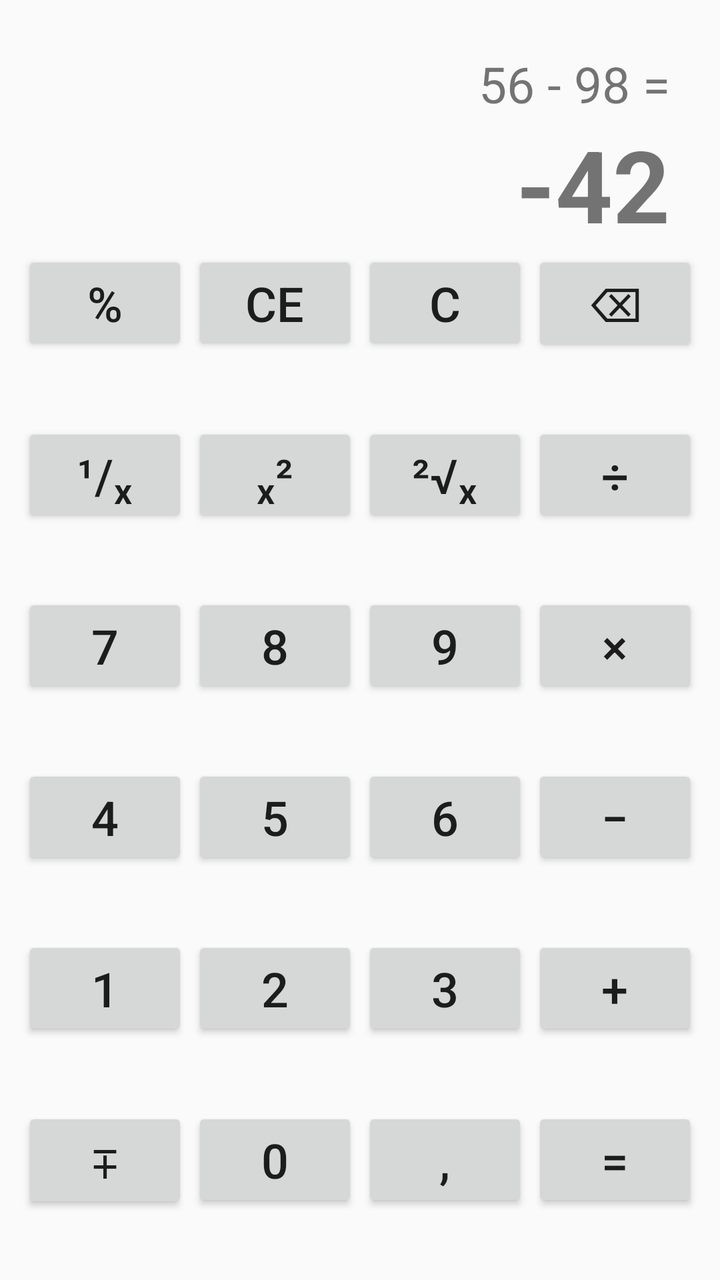
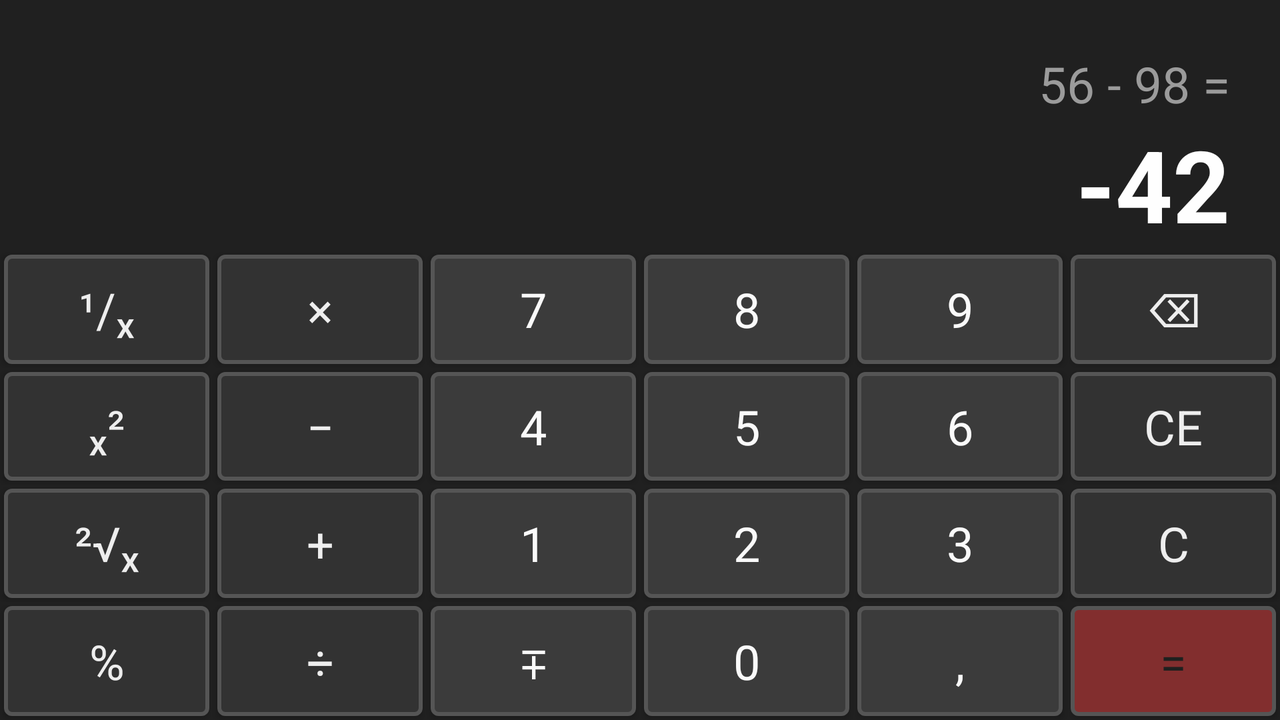

Two renders of one Android screen. The first uses the default layout on a phone; the second uses the alternative layout the repository ships for a different screen configuration, on a matching device. The two XML files are below.
<!-- AndroidManifest.xml: application theme Theme.Project1 -->
<!-- res/layout/activity_calc.xml -->
<?xml version="1.0" encoding="utf-8"?>
<LinearLayout
    xmlns:android="http://schemas.android.com/apk/res/android"
    xmlns:app="http://schemas.android.com/apk/res-auto"
    xmlns:tools="http://schemas.android.com/tools"
    android:layout_width="match_parent"
    android:layout_height="match_parent"
    tools:context=".CalcActivity"
    android:orientation="vertical">
    
    <TextView
        android:id="@+id/tvHistory"
        android:layout_width="match_parent"
        android:layout_height="wrap_content"
        android:gravity="end"
        android:layout_marginEnd="25dp"
        android:layout_marginTop="25dp"
        android:textSize="25sp"
        android:text="56 - 98 ="/>

    <TextView
        android:id="@+id/tvText"
        android:layout_width="match_parent"
        android:layout_height="wrap_content"
        android:gravity="end"
        android:layout_marginEnd="25dp"
        android:textSize="50sp"
        android:textStyle="bold"
        android:text="-42"/>

    <TableLayout
        android:layout_width="match_parent"
        android:layout_height="match_parent"
        android:layout_marginHorizontal="10dp"
        >

        <TableRow
            android:layout_width="match_parent"
            android:layout_height="match_parent"
            android:layout_weight="1">
            <Button
                android:id="@+id/btnPercent"
                android:layout_width="wrap_content"
                android:layout_height="wrap_content"
                android:width="0dp"
                android:layout_weight="1"
                android:layout_marginHorizontal="1dp"
                android:textSize="24sp"
                android:text="@string/btn_percent" />
            <Button
                android:id="@+id/btnClearE"
                android:layout_width="wrap_content"
                android:layout_height="wrap_content"
                android:width="0dp"
                android:layout_weight="1"
                android:layout_marginHorizontal="1dp"
                android:textSize="24sp"
                android:text="@string/btn_clear_e" />
            <Button
                android:id="@+id/btnClearAll"
                android:layout_width="wrap_content"
                android:layout_height="wrap_content"
                android:width="0dp"
                android:layout_weight="1"
                android:layout_marginHorizontal="1dp"
                android:textSize="24sp"
                android:text="@string/btn_clear_all" />
            <Button
                android:id="@+id/btnBackspace"
                android:layout_width="wrap_content"
                android:layout_height="wrap_content"
                android:width="0dp"
                android:layout_weight="1"
                android:layout_marginHorizontal="1dp"
                android:textSize="24sp"
                android:text="@string/btn_backspace" />
        </TableRow>
        <TableRow
            android:layout_width="match_parent"
            android:layout_height="match_parent"
            android:layout_weight="1">
            <Button
                android:id="@+id/btnInverse"
                android:layout_width="wrap_content"
                android:layout_height="wrap_content"
                android:width="0dp"
                android:layout_weight="1"
                android:layout_marginHorizontal="1dp"
                android:textSize="24sp"
                android:text="@string/btn_inverse"  />
            <Button
                android:id="@+id/btnDegree"
                android:layout_width="wrap_content"
                android:layout_height="wrap_content"
                android:width="0dp"
                android:layout_weight="1"
                android:layout_marginHorizontal="1dp"
                android:textSize="24sp"
                android:text="@string/btn_degree" />
            <Button
                android:id="@+id/btnRoot"
                android:layout_width="wrap_content"
                android:layout_height="wrap_content"
                android:width="0dp"
                android:layout_weight="1"
                android:layout_marginHorizontal="1dp"
                android:textSize="24sp"
                android:text="@string/btn_root" />
            <Button
                android:id="@+id/btnDivision"
                android:layout_width="wrap_content"
                android:layout_height="wrap_content"
                android:width="0dp"
                android:layout_weight="1"
                android:layout_marginHorizontal="1dp"
                android:textSize="24sp"
                android:text="@string/btn_division" />
        </TableRow>
        <TableRow
            android:layout_width="match_parent"
            android:layout_height="match_parent"
            android:layout_weight="1">
            <Button
                android:id="@+id/btn7"
                android:layout_width="wrap_content"
                android:layout_height="wrap_content"
                android:width="0dp"
                android:layout_weight="1"
                android:layout_marginHorizontal="1dp"
                android:textSize="24sp"
                android:text="@string/btn_seven"  />
            <Button
                android:id="@+id/btn8"
                android:layout_width="wrap_content"
                android:layout_height="wrap_content"
                android:width="0dp"
                android:layout_weight="1"
                android:layout_marginHorizontal="1dp"
                android:textSize="24sp"
                android:text="@string/btn_eight" />
            <Button
                android:id="@+id/btn9"
                android:layout_width="wrap_content"
                android:layout_height="wrap_content"
                android:width="0dp"
                android:layout_weight="1"
                android:layout_marginHorizontal="1dp"
                android:textSize="24sp"
                android:text="@string/btn_nine" />
            <Button
                android:id="@+id/btnMultiplication"
                android:layout_width="wrap_content"
                android:layout_height="wrap_content"
                android:width="0dp"
                android:layout_weight="1"
                android:layout_marginHorizontal="1dp"
                android:textSize="24sp"
                android:text="@string/btn_multiplication" />
        </TableRow>
        <TableRow
            android:layout_width="match_parent"
            android:layout_height="match_parent"
            android:layout_weight="1">
            <Button
                android:id="@+id/btn4"
                android:layout_width="wrap_content"
                android:layout_height="wrap_content"
                android:width="0dp"
                android:layout_weight="1"
                android:layout_marginHorizontal="1dp"
                android:textSize="24sp"
                android:text="@string/btn_four"  />
            <Button
                android:id="@+id/btn5"
                android:layout_width="wrap_content"
                android:layout_height="wrap_content"
                android:width="0dp"
                android:layout_weight="1"
                android:layout_marginHorizontal="1dp"
                android:textSize="24sp"
                android:text="@string/btn_five" />
            <Button
                android:id="@+id/btn6"
                android:layout_width="wrap_content"
                android:layout_height="wrap_content"
                android:width="0dp"
                android:layout_weight="1"
                android:layout_marginHorizontal="1dp"
                android:textSize="24sp"
                android:text="@string/btn_six" />
            <Button
                android:id="@+id/btnSubtraction"
                android:layout_width="wrap_content"
                android:layout_height="wrap_content"
                android:width="0dp"
                android:layout_weight="1"
                android:layout_marginHorizontal="1dp"
                android:textSize="24sp"
                android:text="@string/btn_subtraction" />
        </TableRow>
        <TableRow
            android:layout_width="match_parent"
            android:layout_height="match_parent"
            android:layout_weight="1">
            <Button
                android:id="@+id/btn1"
                android:layout_width="wrap_content"
                android:layout_height="wrap_content"
                android:width="0dp"
                android:layout_weight="1"
                android:layout_marginHorizontal="1dp"
                android:textSize="24sp"
                android:text="@string/btn_one"  />
            <Button
                android:id="@+id/btn2"
                android:layout_width="wrap_content"
                android:layout_height="wrap_content"
                android:width="0dp"
                android:layout_weight="1"
                android:layout_marginHorizontal="1dp"
                android:textSize="24sp"
                android:text="@string/btn_two" />
            <Button
                android:id="@+id/btn3"
                android:layout_width="wrap_content"
                android:layout_height="wrap_content"
                android:width="0dp"
                android:layout_weight="1"
                android:layout_marginHorizontal="1dp"
                android:textSize="24sp"
                android:text="@string/btn_three" />
            <Button
                android:id="@+id/btnAddition"
                android:layout_width="wrap_content"
                android:layout_height="wrap_content"
                android:width="0dp"
                android:layout_weight="1"
                android:layout_marginHorizontal="1dp"
                android:textSize="24sp"
                android:text="@string/btn_addition" />
        </TableRow>
        <TableRow
            android:layout_width="match_parent"
            android:layout_height="match_parent"
            android:layout_weight="1">
            <Button
                android:id="@+id/btnPlusMinus"
                android:layout_width="wrap_content"
                android:layout_height="wrap_content"
                android:width="0dp"
                android:layout_weight="1"
                android:layout_marginHorizontal="1dp"
                android:textSize="24sp"
                android:text="@string/btn_plus_minus"  />
            <Button
                android:id="@+id/btn0"
                android:layout_width="wrap_content"
                android:layout_height="wrap_content"
                android:width="0dp"
                android:layout_weight="1"
                android:layout_marginHorizontal="1dp"
                android:textSize="24sp"
                android:text="@string/btn_zero" />
            <Button
                android:id="@+id/btnDelimiter"
                android:layout_width="wrap_content"
                android:layout_height="wrap_content"
                android:width="0dp"
                android:layout_weight="1"
                android:layout_marginHorizontal="1dp"
                android:textSize="24sp"
                android:text="@string/btn_delimiter" />
            <Button
                android:id="@+id/btnEquals"
                android:layout_width="wrap_content"
                android:layout_height="wrap_content"
                android:width="0dp"
                android:layout_weight="1"
                android:layout_marginHorizontal="1dp"
                android:textSize="24sp"
                android:text="@string/btn_equals" />
        </TableRow>

    </TableLayout>

</LinearLayout>
<!-- resources referenced by this layout -->
<resources>
  <string name="btn_addition">+</string>
  <string name="btn_backspace">⌫</string>
  <string name="btn_clear_all">C</string>
  <string name="btn_clear_e">CE</string>
  <string name="btn_degree">ₓ²</string>
  <string name="btn_delimiter">,</string>
  <string name="btn_division">÷</string>
  <string name="btn_eight">8</string>
  <string name="btn_equals">=</string>
  <string name="btn_five">5</string>
  <string name="btn_four">4</string>
  <string name="btn_inverse">¹/ₓ</string>
  <string name="btn_multiplication">×</string>
  <string name="btn_nine">9</string>
  <string name="btn_one">1</string>
  <string name="btn_percent">%</string>
  <string name="btn_plus_minus">∓</string>
  <string name="btn_root">²√ₓ</string>
  <string name="btn_seven">7</string>
  <string name="btn_six">6</string>
  <string name="btn_subtraction">\u2212</string>
  <string name="btn_three">3</string>
  <string name="btn_two">2</string>
  <string name="btn_zero">0</string>
  <style name="Theme.Project1" parent="Theme.AppCompat.DayNight.DarkActionBar">
          
          <item name="colorPrimary">@color/purple_500</item>
          <item name="colorPrimaryVariant">@color/purple_700</item>
          <item name="colorOnPrimary">@color/white</item>
          
          <item name="colorSecondary">@color/teal_200</item>
          <item name="colorSecondaryVariant">@color/teal_700</item>
          <item name="colorOnSecondary">@color/black</item>
          
          <item name="android:statusBarColor">?attr/colorPrimaryVariant</item>
          
      </style>
  <color name="purple_500">#FF6200EE</color>
  <color name="purple_700">#FF3700B3</color>
  <color name="white">#FFFFFFFF</color>
  <color name="teal_200">#FF03DAC5</color>
  <color name="teal_700">#FF018786</color>
  <color name="black">#FF000000</color>
</resources>
<!-- res/layout-land/activity_calc.xml (the author's variant of the layout above) -->
<!-- drawn on the phone turned sideways -->
<?xml version="1.0" encoding="utf-8"?>
<LinearLayout
    xmlns:android="http://schemas.android.com/apk/res/android"
    xmlns:app="http://schemas.android.com/apk/res-auto"
    xmlns:tools="http://schemas.android.com/tools"
    android:layout_width="match_parent"
    android:layout_height="match_parent"
    tools:context=".CalcActivity"
    android:orientation="vertical"
    android:background="@color/calc_background">
    
    <TextView
        android:id="@+id/tvHistory"
        android:layout_width="match_parent"
        android:layout_height="wrap_content"
        android:gravity="end"
        android:layout_marginEnd="25dp"
        android:layout_marginTop="25dp"
        android:textSize="25sp"
        android:textColor="@color/calc_history_text"
        android:text="56 - 98 ="/>

    <TextView
        android:id="@+id/tvResult"
        android:layout_width="match_parent"
        android:layout_height="wrap_content"
        android:gravity="end"
        android:layout_marginEnd="25dp"
        android:textSize="50sp"
        android:textColor="@color/calc_result_text"
        android:textStyle="bold"
        android:text="-42"/>

    <TableLayout
        android:layout_width="match_parent"
        android:layout_height="match_parent"
        android:layout_margin="0dp">

        <TableRow
            android:layout_width="match_parent"
            android:layout_height="0dp"
            android:layout_weight="1">


            <Button
                android:id="@+id/btnInverse"
                style="@style/Group1Buttons"
                android:text="@string/btn_inverse"/>

            <Button
                android:id="@+id/btnMultiplication"
                style="@style/Group1Buttons"
                android:text="@string/btn_multiplication"/>

            <Button
                android:id="@+id/btn7"
                style="@style/Group2Buttons"
                android:text="@string/btn_seven"/>

            <Button
                android:id="@+id/btn8"
                style="@style/Group2Buttons"
                android:text="@string/btn_eight"/>

            <Button
                android:id="@+id/btn9"
                style="@style/Group2Buttons"
                android:text="@string/btn_nine"/>

            <Button
                android:id="@+id/btnBackspace"
                style="@style/Group1Buttons"
                android:text="@string/btn_backspace"/>

        </TableRow>

        <TableRow
            android:layout_width="0dp"
            android:layout_height="match_parent"
            android:layout_weight="1">

            <Button
                android:id="@+id/btnDegree"
                style="@style/Group1Buttons"
                android:text="@string/btn_degree"/>

            <Button
                android:id="@+id/btnSubtraction"
                style="@style/Group1Buttons"
                android:text="@string/btn_subtraction"/>

            <Button
                android:id="@+id/btn4"
                style="@style/Group2Buttons"
                android:text="@string/btn_four"/>

            <Button
                android:id="@+id/btn5"
                style="@style/Group2Buttons"
                android:text="@string/btn_five"/>

            <Button
                android:id="@+id/btn6"
                style="@style/Group2Buttons"
                android:text="@string/btn_six"/>

            <Button
                android:id="@+id/btnClearE"
                style="@style/Group1Buttons"
                android:text="@string/btn_clear_e"/>

        </TableRow>

        <TableRow
            android:layout_width="match_parent"
            android:layout_height="0dp"
            android:layout_weight="1">

            <Button
                android:id="@+id/btnRoot"
                style="@style/Group1Buttons"
                android:text="@string/btn_root"/>

            <Button
                android:id="@+id/btnAddition"
                style="@style/Group1Buttons"
                android:text="@string/btn_addition" />

            <Button
                android:id="@+id/btn1"
                style="@style/Group2Buttons"
                android:text="@string/btn_one" />

            <Button
                android:id="@+id/btn2"
                style="@style/Group2Buttons"
                android:text="@string/btn_two"/>

            <Button
                android:id="@+id/btn3"
                style="@style/Group2Buttons"
                android:text="@string/btn_three"/>

            <Button
                android:id="@+id/btnClearAll"
                style="@style/Group1Buttons"
                android:text="@string/btn_clear_all"/>

        </TableRow>

        <TableRow
            android:layout_width="match_parent"
            android:layout_height="0dp"
            android:layout_weight="1">

            <Button
                android:id="@+id/btnPercent"
                style="@style/Group1Buttons"
                android:text="@string/btn_percent"/>

            <Button
                android:id="@+id/btnDivision"
                style="@style/Group1Buttons"
                android:text="@string/btn_division"/>

            <Button
                android:id="@+id/btnPlusMinus"
                style="@style/Group2Buttons"
                android:text="@string/btn_plus_minus"/>

            <Button
                android:id="@+id/btn0"
                style="@style/Group2Buttons"
                android:text="@string/btn_zero"/>

            <Button
                android:id="@+id/btnDelimiter"
                style="@style/Group2Buttons"
                android:text="@string/btn_delimiter"/>

            <Button
                android:id="@+id/btnEquals"
                style="@style/EqualButton"
                android:text="@string/btn_equals"/>

        </TableRow>

    </TableLayout>

</LinearLayout>
<!-- resources referenced by the variant -->
<!-- as the phone turned sideways resolves them -->
<resources>
  <color name="calc_background">#202020</color>
  <color name="calc_history_text">#9B9B9B</color>
  <color name="calc_result_text">#FEFEFE</color>
  <string name="btn_addition">+</string>
  <string name="btn_backspace">⌫</string>
  <string name="btn_clear_all">C</string>
  <string name="btn_clear_e">CE</string>
  <string name="btn_degree">ₓ²</string>
  <string name="btn_delimiter">,</string>
  <string name="btn_division">÷</string>
  <string name="btn_eight">8</string>
  <string name="btn_equals">=</string>
  <string name="btn_five">5</string>
  <string name="btn_four">4</string>
  <string name="btn_inverse">¹/ₓ</string>
  <string name="btn_multiplication">×</string>
  <string name="btn_nine">9</string>
  <string name="btn_one">1</string>
  <string name="btn_percent">%</string>
  <string name="btn_plus_minus">∓</string>
  <string name="btn_root">²√ₓ</string>
  <string name="btn_seven">7</string>
  <string name="btn_six">6</string>
  <string name="btn_subtraction">\u2212</string>
  <string name="btn_three">3</string>
  <string name="btn_two">2</string>
  <string name="btn_zero">0</string>
  <style name="EqualButton" parent="CalcButton">
          <item name="android:textColor">@color/calc_equals_text</item>
          <item name="android:background">@drawable/calc_btn_equals_shape</item>
      </style>
  <style name="Group1Buttons" parent="CalcButton">
          <item name="android:textColor">@color/calc_group1_text</item>
          <item name="android:background">@drawable/calc_btn_group1_shape</item>
      </style>
  <style name="Group2Buttons" parent="CalcButton">
          <item name="android:textColor">@color/calc_group2_text</item>
          <item name="android:background">@drawable/calc_btn_group2_shape</item>
      </style>
  <style name="CalcButton" parent="TextAppearance.AppCompat">
          <item name="android:layout_width">0dp</item>
          <item name="android:layout_height">match_parent</item>
          <item name="android:layout_margin">2dp</item>
          <item name="android:layout_weight">1</item>
          <item name="android:textSize">24sp</item>
          <item name="backgroundTint">@null</item>
      </style>
  <color name="calc_equals_text">#1E201F</color>
  <!-- drawable calc_btn_equals_shape (drawable) -->
  <?xml version="1.0" encoding="utf-8"?>
  <shape xmlns:android="http://schemas.android.com/apk/res/android"
      android:shape="rectangle">
      <corners android:radius="3dp"/>
      <stroke android:color="@color/calc_equals_stroke"
          android:width="2dp"/>
      <solid android:color="@color/calc_equals_bg"/>
  
  </shape>
  <color name="calc_group1_text">#EEEEEE</color>
  <!-- drawable calc_btn_group1_shape (drawable) -->
  <?xml version="1.0" encoding="utf-8"?>
  <shape xmlns:android="http://schemas.android.com/apk/res/android"
      android:shape="rectangle">
      <corners android:radius="3dp"/>
      <stroke android:color="@color/calc_group1_stroke"
          android:width="2dp"/>
      <solid android:color="@color/calc_group1_bg"/>
  </shape>
  <color name="calc_group2_text">#FAFAFA</color>
  <!-- drawable calc_btn_group2_shape (drawable) -->
  <?xml version="1.0" encoding="utf-8"?>
  <shape xmlns:android="http://schemas.android.com/apk/res/android"
      android:shape="rectangle">
      <corners android:radius="3dp"/>
      <stroke android:color="@color/calc_group2_stroke"
          android:width="2dp"/>
      <solid android:color="@color/calc_group2_bg"/>
  
  </shape>
  <color name="purple_500">#FF6200EE</color>
  <color name="purple_700">#FF3700B3</color>
  <color name="white">#FFFFFFFF</color>
  <color name="teal_200">#FF03DAC5</color>
  <color name="teal_700">#FF018786</color>
  <color name="black">#FF000000</color>
  <color name="calc_equals_stroke">#555555</color>
  <color name="calc_equals_bg">#822E2E</color>
  <color name="calc_group1_stroke">#555555</color>
  <color name="calc_group1_bg">#323232</color>
  <color name="calc_group2_stroke">#555555</color>
  <color name="calc_group2_bg">#3B3B3B</color>
</resources>
